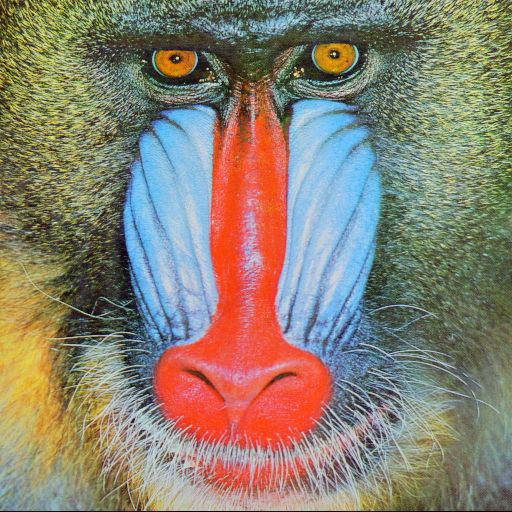
#> input picture Lab1-Intro-MandrillChallenge/mandrillRGB.jpg, 512 x 512 px, found by its file name
$ python task4-Thresholding-Colour-Images.py
#> lines starting #> are read from the running program, lines starting #| are printed output that depends on the picture; after the words box and inside, x2 and y2 are one past the last pixel; in counts of white or black regions, pixels touching at a corner belong together
################################################
#
# COMS30076 - colourthr.py
# University of Bristol
#
################################################

import cv2
import numpy as np

# Read image from file
image = cv2.imread("mandrillRGB.jpg", 1)
#> image is the input picture: shape (512, 512, 3); mean B, G, R 113.2, 128.9, 137.4


nose = cv2.inRange(image, (0, 0, 200), (120, 100, 255))
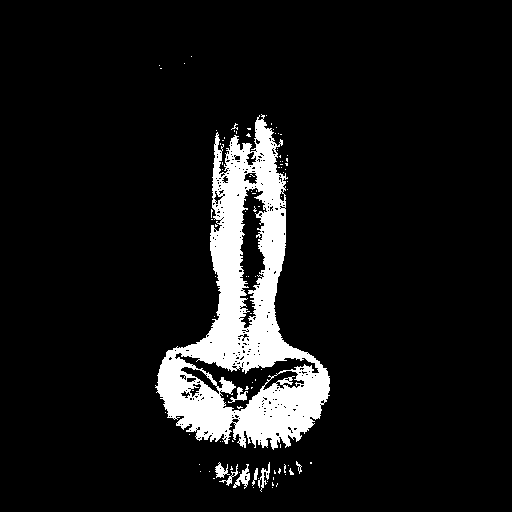
#> nose: shape (512, 512); 8.9% white; 97 white regions (89 under 20 px), largest, box (x1, y1, x2, y2) and area: (155, 114, 330, 450) 22328, (233, 464, 250, 489) 164, (258, 462, 270, 492) 121
cv2.imwrite("nose.jpg", nose)

cheek = cv2.inRange(image, (200, 100, 0), (255, 200, 160))
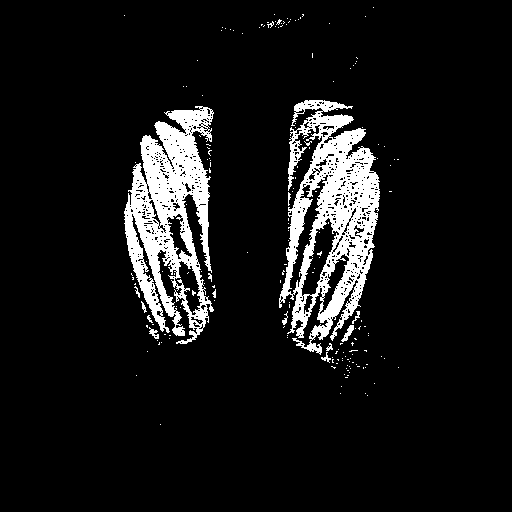
#> cheek: shape (512, 512); 9% white; 178 white regions (164 under 20 px), largest, box (x1, y1, x2, y2) and area: (279, 100, 380, 355) 11838, (124, 106, 214, 344) 10867, (341, 325, 354, 342) 86
cv2.imwrite("cheek.jpg", cheek)

$ run again, with Lab1-Intro-MandrillChallenge/mandrill0.jpg copied over Lab1-Intro-MandrillChallenge/mandrillRGB.jpg
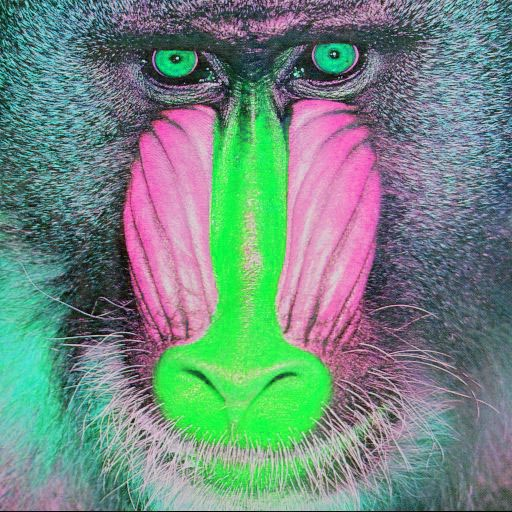
#> input picture Lab1-Intro-MandrillChallenge/mandrill0.jpg, 512 x 512 px, found by its file name
#> image is the input picture: shape (512, 512, 3); mean B, G, R 128.9, 137.4, 113.2
#> nose: shape (512, 512); every value is 0
#> `cheek = cv2.inRange(image, (200, 100, 0), (255, 200, 160))`:
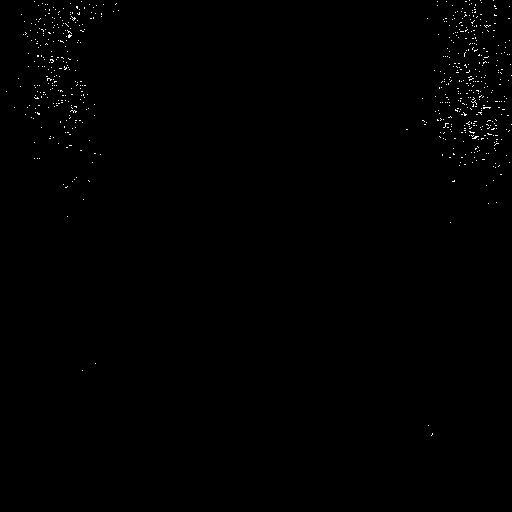
#> cheek: shape (512, 512); 0.39% white in thin lines or dots, all inside (x1, y1, x2, y2) = (6, 0, 512, 436)

$ run again, with Lab1-Intro-MandrillChallenge/mandrill1.jpg copied over Lab1-Intro-MandrillChallenge/mandrillRGB.jpg
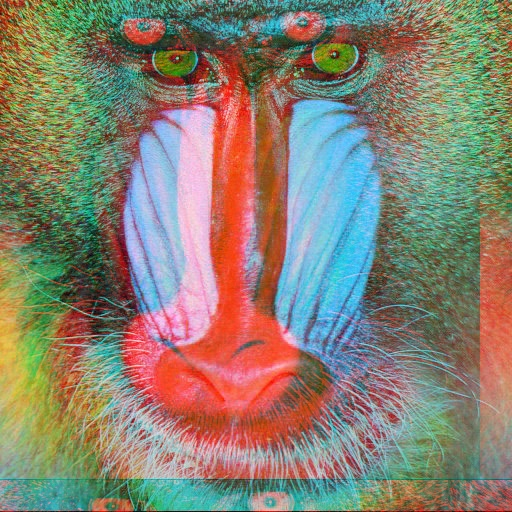
#> input picture Lab1-Intro-MandrillChallenge/mandrill1.jpg, 512 x 512 px, found by its file name
#> image is the input picture: shape (512, 512, 3); mean B, G, R 113.1, 128.9, 136.9
#> `nose = cv2.inRange(image, (0, 0, 200), (120, 100, 255))`:
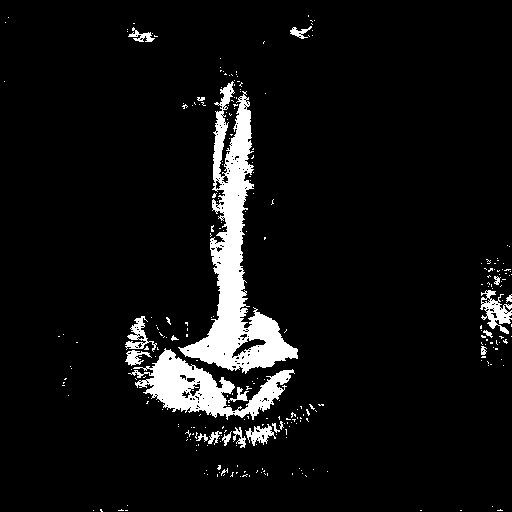
#> nose: shape (512, 512); 6.6% white; 276 white regions (254 under 20 px), largest, box (x1, y1, x2, y2) and area: (178, 81, 298, 374) 9752, (128, 348, 295, 420) 4394, (480, 290, 512, 334) 638
#> `cheek = cv2.inRange(image, (200, 100, 0), (255, 200, 160))`:
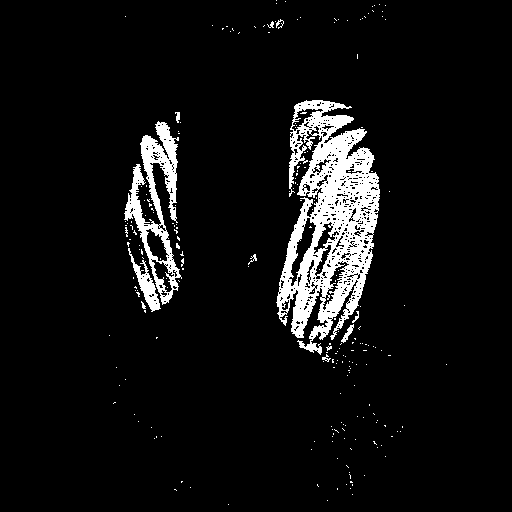
#> cheek: shape (512, 512); 6.8% white; 225 white regions (214 under 20 px), largest, box (x1, y1, x2, y2) and area: (276, 100, 380, 355) 12982, (124, 121, 182, 305) 3529, (128, 248, 161, 312) 589
